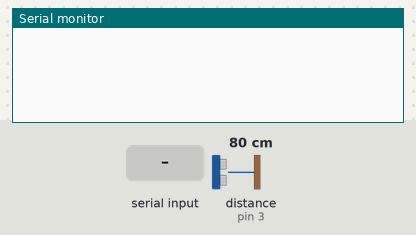
The sketch below on a simulated Arduino Uno, built with avr-gcc and run on an emulated ATmega328P. On the bench: the last lines printed to the serial monitor. Wiring (inferred from the names in the program): ultrasonic range finder: trigger pin 2; echo pin 3. The test bench sets the inputs (shaded band); at power-on: distance to the obstacle (sensor on pin 3) 80 cm. The echo pulse lasts 58.3 µs per cm.

Above: at 1.2 s.
1.3 s: "1\n" received over Serial
At 2.7 s:
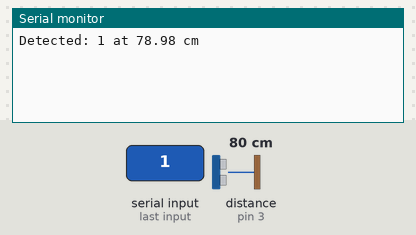
4.5 s: distance to the obstacle (sensor on pin 3) set to 2 cm
At 5.5 s:
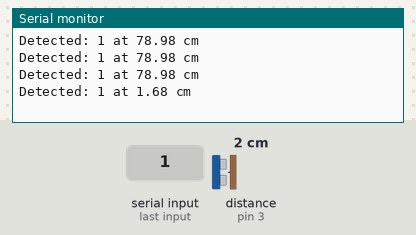
6.0 s: distance to the obstacle (sensor on pin 3) set to 250 cm
At 6.9 s:
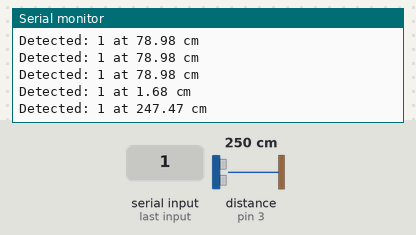
10.1 s: "0\n" received over Serial
At 11.9 s:
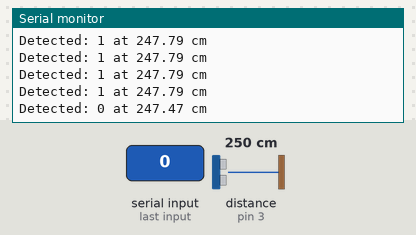
Timing chart, 0 to 12.6 s (numbered marks = the images above; inputs shaded):
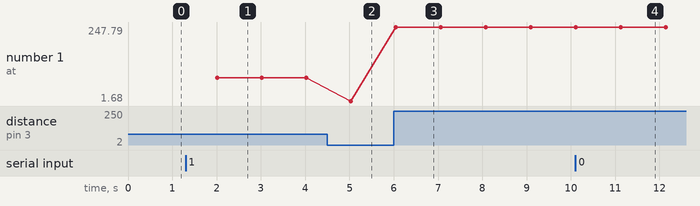

Measured:
- after the input at 1.3 s, the serial monitor: prints a new line after 0.72 s (image 1)
- after the input at 4.5 s, the serial monitor: prints a new line after 0.53 s (image 2)
- after the input at 6.0 s, the serial monitor: prints a new line at once (image 3)
- after the input at 10.1 s, the serial monitor: prints a new line after 1.0 s (image 4)
- plotted number 1: 78.98 → 1.68 after the input at 4.5 s, 1.68 → 247.79 after the input at 6.0 s

The sketch:

sketch.ino
```cpp
const int trig = 2;
const int echo = 3;
String objectLabel = "";

void setup() {
  Serial.begin(9600);     // For Nicla serial data
  pinMode(trig, OUTPUT);
  pinMode(echo, INPUT);
}

void loop() {
  // Read label from Nicla
  if (Serial.available()) {
    objectLabel = Serial.readStringUntil('\n');
    objectLabel.trim();
  }

  // Measure distance
  digitalWrite(trig, LOW); delayMicroseconds(2);
  digitalWrite(trig, HIGH); delayMicroseconds(10);
  digitalWrite(trig, LOW);

  long duration = pulseIn(echo, HIGH, 30000);
  float distance = duration * 0.034 / 2;

  if (objectLabel.length() > 0) {
    Serial.print("Detected: ");
    Serial.print(objectLabel);
    Serial.print(" at ");
    Serial.print(distance);
    Serial.println(" cm");
  }

  delay(1000);
}
```
